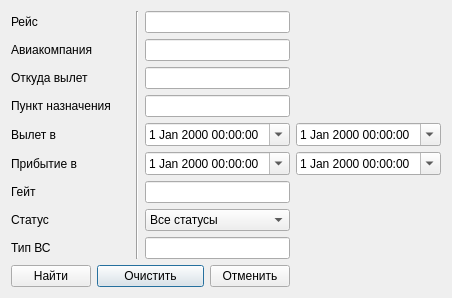
<?xml version="1.0" encoding="UTF-8"?>
<ui version="4.0">
 <class>Dialog</class>
 <widget class="QDialog" name="Dialog">
  <property name="geometry">
   <rect>
    <x>0</x>
    <y>0</y>
    <width>374</width>
    <height>275</height>
   </rect>
  </property>
  <property name="windowTitle">
   <string>Dialog</string>
  </property>
  <layout class="QGridLayout" name="gridLayout">
   <item row="0" column="0" colspan="2">
    <widget class="QLabel" name="label">
     <property name="text">
      <string>Рейс</string>
     </property>
    </widget>
   </item>
   <item row="0" column="2" rowspan="9">
    <widget class="Line" name="line">
     <property name="orientation">
      <enum>Qt::Vertical</enum>
     </property>
    </widget>
   </item>
   <item row="1" column="0" colspan="2">
    <widget class="QLabel" name="label_2">
     <property name="text">
      <string>Авиакомпания</string>
     </property>
    </widget>
   </item>
   <item row="9" column="1" colspan="3">
    <widget class="QPushButton" name="pushButton_2">
     <property name="text">
      <string>Очистить</string>
     </property>
    </widget>
   </item>
   <item row="8" column="3" colspan="2">
    <widget class="QLineEdit" name="lineEdit_aircraft_type"/>
   </item>
   <item row="9" column="4">
    <widget class="QPushButton" name="pushButton_3">
     <property name="text">
      <string>Отменить</string>
     </property>
    </widget>
   </item>
   <item row="9" column="0">
    <widget class="QPushButton" name="pushButton">
     <property name="text">
      <string>Найти</string>
     </property>
    </widget>
   </item>
   <item row="7" column="3" colspan="2">
    <widget class="QComboBox" name="comboBox_status">
     <item>
      <property name="text">
       <string>Все статусы</string>
      </property>
     </item>
     <item>
      <property name="text">
       <string>По расписанию</string>
      </property>
     </item>
     <item>
      <property name="text">
       <string>Задержан</string>
      </property>
     </item>
     <item>
      <property name="text">
       <string>Отменен</string>
      </property>
     </item>
    </widget>
   </item>
   <item row="8" column="0" colspan="2">
    <widget class="QLabel" name="label_10">
     <property name="text">
      <string>Тип ВС</string>
     </property>
    </widget>
   </item>
   <item row="1" column="3" colspan="2">
    <widget class="QLineEdit" name="lineEdit_airline"/>
   </item>
   <item row="2" column="0" colspan="2">
    <widget class="QLabel" name="label_4">
     <property name="text">
      <string>Откуда вылет</string>
     </property>
    </widget>
   </item>
   <item row="2" column="3" colspan="2">
    <widget class="QLineEdit" name="lineEdit_departure_from"/>
   </item>
   <item row="3" column="0" colspan="2">
    <widget class="QLabel" name="label_5">
     <property name="text">
      <string>Пункт назначения</string>
     </property>
    </widget>
   </item>
   <item row="3" column="3" colspan="2">
    <widget class="QLineEdit" name="lineEdit_destination"/>
   </item>
   <item row="4" column="3" colspan="2">
    <widget class="QDateTimeEdit" name="dateTimeEdit_departure_time_range1">
     <property name="calendarPopup">
      <bool>true</bool>
     </property>
    </widget>
   </item>
   <item row="5" column="0" colspan="2">
    <widget class="QLabel" name="label_7">
     <property name="text">
      <string>Прибытие в</string>
     </property>
    </widget>
   </item>
   <item row="4" column="5">
    <widget class="QDateTimeEdit" name="dateTimeEdit_departure_time_range2">
     <property name="calendarPopup">
      <bool>true</bool>
     </property>
     <property name="timeSpec">
      <enum>Qt::LocalTime</enum>
     </property>
    </widget>
   </item>
   <item row="4" column="0" colspan="2">
    <widget class="QLabel" name="label_6">
     <property name="text">
      <string>Вылет в</string>
     </property>
    </widget>
   </item>
   <item row="5" column="3" colspan="2">
    <widget class="QDateTimeEdit" name="dateTimeEdit_arrival_time_range1">
     <property name="calendarPopup">
      <bool>true</bool>
     </property>
    </widget>
   </item>
   <item row="5" column="5">
    <widget class="QDateTimeEdit" name="dateTimeEdit_arrival_time_range2">
     <property name="calendarPopup">
      <bool>true</bool>
     </property>
    </widget>
   </item>
   <item row="6" column="0" colspan="2">
    <widget class="QLabel" name="label_8">
     <property name="text">
      <string>Гейт</string>
     </property>
    </widget>
   </item>
   <item row="6" column="3" colspan="2">
    <widget class="QLineEdit" name="lineEdit_gate"/>
   </item>
   <item row="7" column="0" colspan="2">
    <widget class="QLabel" name="label_9">
     <property name="text">
      <string>Статус</string>
     </property>
    </widget>
   </item>
   <item row="0" column="3" colspan="2">
    <widget class="QLineEdit" name="lineEdit_flight"/>
   </item>
  </layout>
 </widget>
 <resources/>
 <connections/>
</ui>
